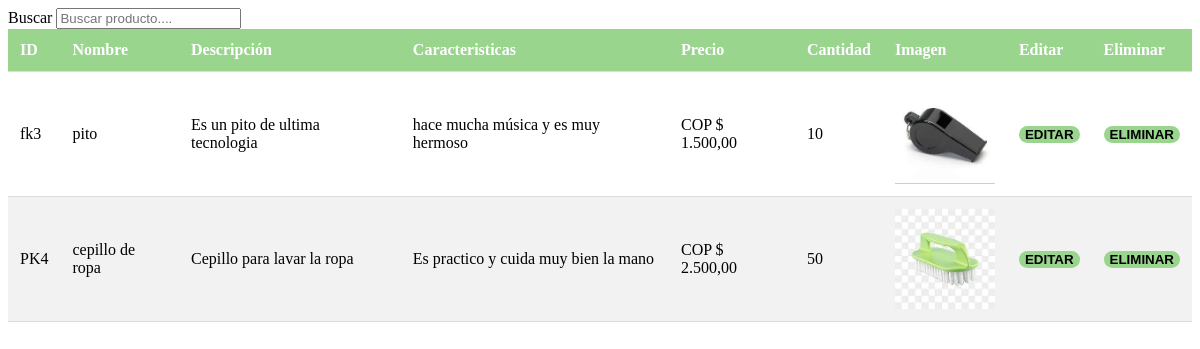
Screenshot of /view/adm/seccion-ac-pro.php with the database file from the repository.
### tables this page shows
CREATE TABLE `tb_productos` (
  `id_producto` varchar(10) NOT NULL,
  `producto_nombre` varchar(80) DEFAULT NULL,
  `descripcion_producto` varchar(160) DEFAULT NULL,
  `caracteristicas_producto` varchar(500) DEFAULT NULL,
  `cantidades` int(11) DEFAULT NULL,
  `id_ofertas` int(11) DEFAULT NULL,
  `img` varchar(200) DEFAULT NULL,
  `precio` varchar(200) DEFAULT NULL,
  `color` varchar(150) NOT NULL,
  PRIMARY KEY (`id_producto`)
);

### metodos/modelo.php (called while the page is built, shortened)
<?php
class Model {
    public static function sqlMostrarProductos($search = null){
        include("bd-conect/inclucion-bd.php");
        $sql = "select * from tb_productos ";
        return $resulatdo = $conexion->query($sql);
    }
}

### cajon/bootstrap/bootstrap.php (called while the page is built, shortened)
<?php
class id{
    public static function encriptar($dato) {
        return base64_encode($dato);
    }
}

### metodos/clas-view.php (the view, shortened to what this page needs)
<?php
class Vista{
    public static function buscarProducto($text = null){
        include_once("modelo.php");
        include_once("../../cajon/bootstrap/bootstrap.php");
        $salida = "<div class='table-responsive'>";
        $salida .= "<table class='table table-striped table-hover'>";
        $salida .= "<thead class='thead-dark'><tr>";
        $salida .= "<th scope='col'>ID</th>";
        $salida .= "<th scope='col'>Nombre</th>";
        $salida .= "<th scope='col'>Descripción</th>";
        $salida .= "<th scope='col'>Caracteristicas</th>";
        $salida .= "<th scope='col'>Precio</th>";
        $salida .= "<th scope='col'>Cantidad</th>";
        $salida .= "<th scope='col'>Imagen</th>";
        $salida .= "<th scope='col'>Editar</th>";
        $salida .= "<th scope='col'>Eliminar</th>";
        $salida .= "</tr></thead><tbody>";
        $consulta = Model::sqlMostrarProductos($text);
        while($fila = $consulta->fetch_array()){
            $id = id::encriptar($fila[0]);
            $salida .= "<tr>";
            $salida .= "<td>{$fila[0]}</td>";
            $salida .= "<td>{$fila[1]}</td>";
            $salida .= "<td>{$fila[2]}</td>";
            $salida .= "<td>{$fila[3]}</td>";
            $salida .= "<td>COP $ {$fila[7]}</td>";
            $salida .= "<td>{$fila[4]}</td>";
            $salida .= "<td><img src='{$fila[6]}' alt='Imagen del producto' class='img-fluid img-thumbnail' style='max-width: 100px; height: auto;'></td>";
            $salida .= "<td><a href='admin.php?seccion=edit&data=$id'><button type='button'>Editar</button></a></td>";
            $salida .= "<td><button type='button' onclick='decision(\"{$fila[0]}\")'>Eliminar</button></td>";
            $salida .= "</tr>";
        }
        $salida .= "</tbody></table>";
        $salida .= "</div>";
        return $salida;
    }
}

### view/adm/seccion-ac-pro.php
<label for="">Buscar</label>
<input type="text" placeholder="Buscar producto...." name="search" oninput="busquedaAdm(event)">
<link rel="stylesheet" href="../../css/stylo4.css">
<div class="search" id="search">
     <?php
        include_once("../../metodos/clas-view.php");
        echo Vista::buscarProducto();
    ?>
</div>

### css/stylo4.css (style rules this page uses)
.table { width: 100%; border-collapse: collapse; margin-bottom: 20px; }
.table thead { background-color: #9AD58E; color: #ffffff; }
.table th, .table td { padding: 12px; text-align: left; border-bottom: 1px solid #ddd; }
.table tr:nth-child(even) { background-color: #f2f2f2; }
button { display: inline-block; font-weight: bold; text-transform: uppercase; background-color:#9AD58E; border: none; border-radius: 50px; cursor: pointer; outline: none; }

### rows the page displays
tb_productos: id_producto "fk3", producto_nombre "pito", descripcion_producto "Es un pito de ultima tecnologia", caracteristicas_producto "hace mucha música y es muy hermoso", precio "1.500,00", cantidades "10", img (picture)
tb_productos: id_producto "PK4", producto_nombre "cepillo de ropa", descripcion_producto "Cepillo para lavar la ropa", caracteristicas_producto "Es practico y cuida muy bien la mano", precio "2.500,00", cantidades "50", img (picture)
